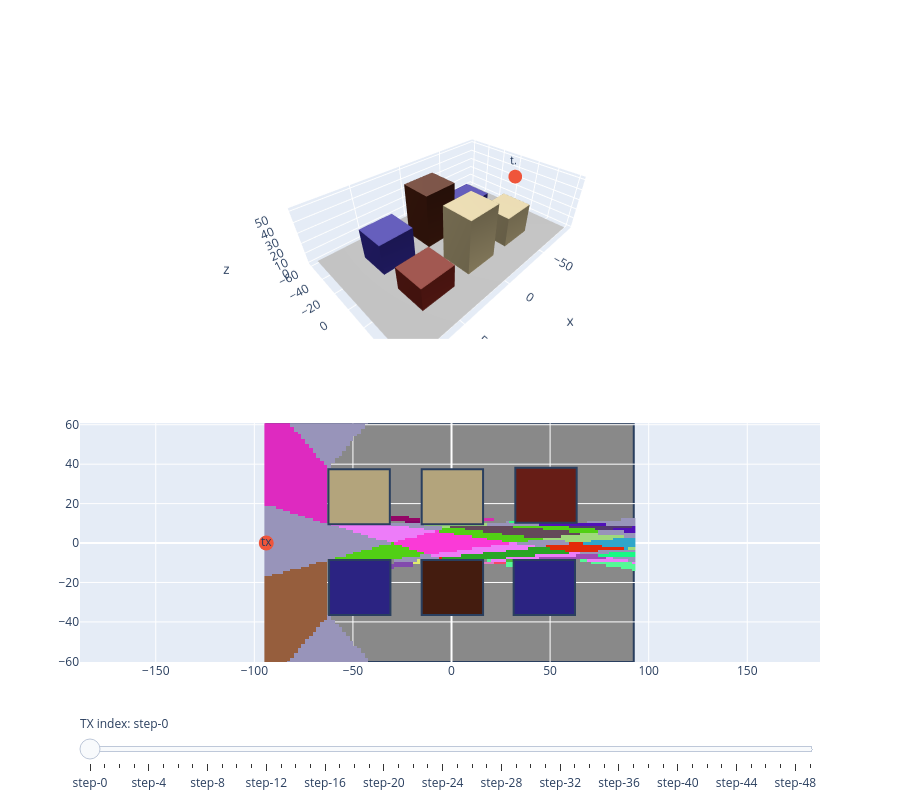

Source (notebook cell):
### Markdown cell above
## Animating Over Multiple Transmitter Positions

Of course, one may be interested to study the evolution of the MLM with respect to the transmitter (TX) position.

The code below shows how to produce a nice interactive plot handling multiple TX positions, and you may recognize
the three positions we used in our paper[^1].

[^1]: In the paper, the grid size was set to 1000-by-1000 for a higher image resolution.

### Code cell
fig = make_subplots(
    rows=2,
    cols=1,
    specs=[[{"type": "scene"}], [{"type": "heatmap"}]],
)

with reuse(figure=fig) as fig:
    scene.plot(tx_kwargs={"visible": False}, row=1, col=1)
    draw_mesh_2d(scene.mesh, fig)

    offset = len(fig.data)

    x_positions = jnp.linspace(x.min(), x.max())

    for x_pos in x_positions:
        scene_grid = eqx.tree_at(
            lambda s: s.transmitters,
            scene_grid,
            scene_grid.transmitters.at[0].set(x_pos),
        )
        cell_ids = jnp.zeros(batch, dtype=jnp.int32)
        cell_hashes = {0: b""}
        has_multipath = jnp.zeros(batch, dtype=bool)

        for order in range(2):
            for paths in scene_grid.trace_paths(
                order=order, solver="exhaustive", chunk_size=1_000
            ):
                new_cell_ids = paths.multipath_cells()
                new_cell_hashes = get_cell_hashes(new_cell_ids, paths.mask)
                has_multipath |= paths.mask.any(axis=-1)
                cell_ids, cell_hashes = merge_cell_ids_and_hashes(
                    cell_ids,
                    new_cell_ids,
                    cell_hashes,
                    new_cell_hashes,
                )

        if not has_multipath.all():
            cell_id = jnp.max(cell_ids, initial=0, where=~has_multipath)
            cell_hashes[-1] = cell_hashes.pop(int(cell_id))

        cell_ids = jnp.where(has_multipath, cell_ids, -1)
        unique_ids, renumbered_cell_ids = jnp.unique(
            cell_ids, return_inverse=True
        )
        renumbered_cell_ids = renumbered_cell_ids.reshape(cell_ids.shape)
        renumbered_cell_hashes = {
            i: cell_hashes[int(id_)] for i, id_ in enumerate(unique_ids)
        }
        colorscale = create_discrete_colorscale(
            renumbered_cell_ids,
            renumbered_cell_hashes,
            first_is_multipath_cell=bool(~has_multipath.all()),
        )

        draw_markers(
            np.asarray(scene_grid.transmitters.reshape(-1, 3)),
            labels=["tx"],
            showlegend=False,
            visible=False,
            row=1,
            col=1,
        )

        tx_x, tx_y, _ = scene_grid.transmitters.reshape(3, 1)

        fig.add_scatter(
            x=tx_x,
            y=tx_y,
            mode="markers+text",
            text=["tx"],
            marker={"color": "#EF553B", "size": 15},
            showlegend=False,
            visible=False,
            row=2,
            col=1,
        )

        fig.add_heatmap(
            x=np.asarray(x[0, :]),
            y=np.asarray(y[:, 0]),
            z=np.asarray(renumbered_cell_ids),
            colorscale=colorscale,
            hovertemplate="cell id: %{z}",
            showscale=False,
            visible=False,
            row=2,
            col=1,
        )

    steps = []

    for i, _ in enumerate(x_positions):
        step = {
            "method": "update",
            "args": [
                {"visible": [False, True] + [False] * len(x_positions) * 3},
            ],
        }
        step["args"][0]["visible"][offset + 3 * i + 0] = (
            True  # Show TX position on scene
        )
        step["args"][0]["visible"][offset + 3 * i + 1] = (
            True  # Show TX position on MLM
        )
        step["args"][0]["visible"][offset + 3 * i + 2] = True  # Show MLM
        steps.append(step)

    sliders = [
        {
            "active": 0,
            "currentvalue": {"prefix": "TX index: "},
            "pad": {"t": 50},
            "steps": steps,
        }
    ]

    fig.data[offset + 0].visible = True
    fig.data[offset + 1].visible = True
    fig.data[offset + 2].visible = True

    fig.update_layout(
        height=800,
        sliders=sliders,
        xaxis={"range": [x.min(), x.max()]},
        yaxis={
            "range": [y.min(), y.max()],
            "scaleanchor": "x",
            "scaleratio": 1,
        },
    )

fig
